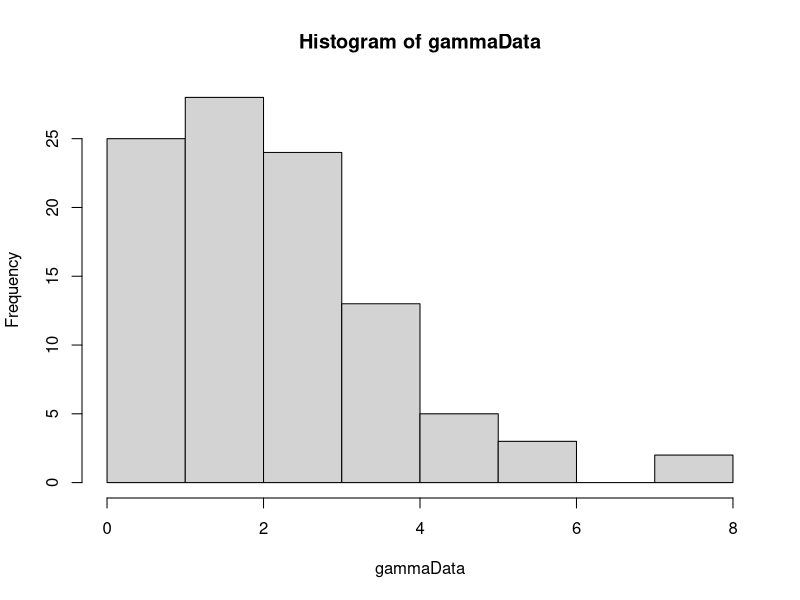
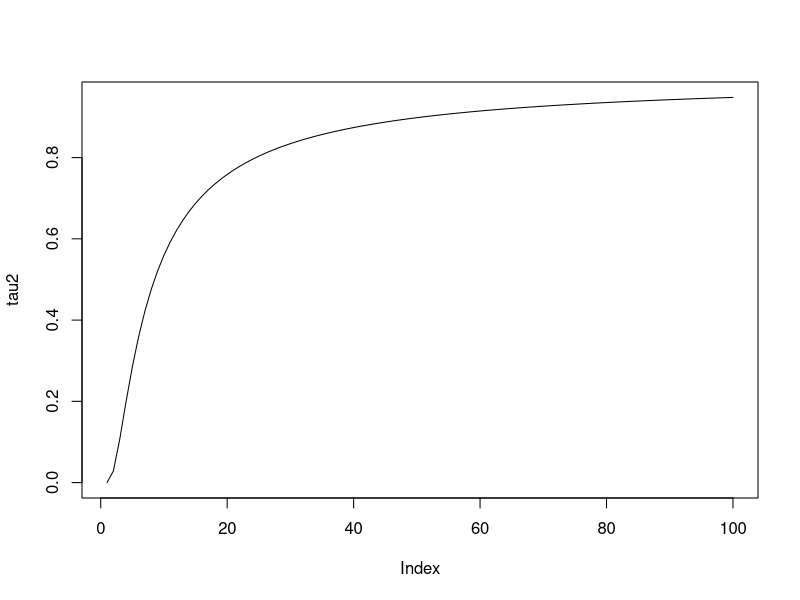
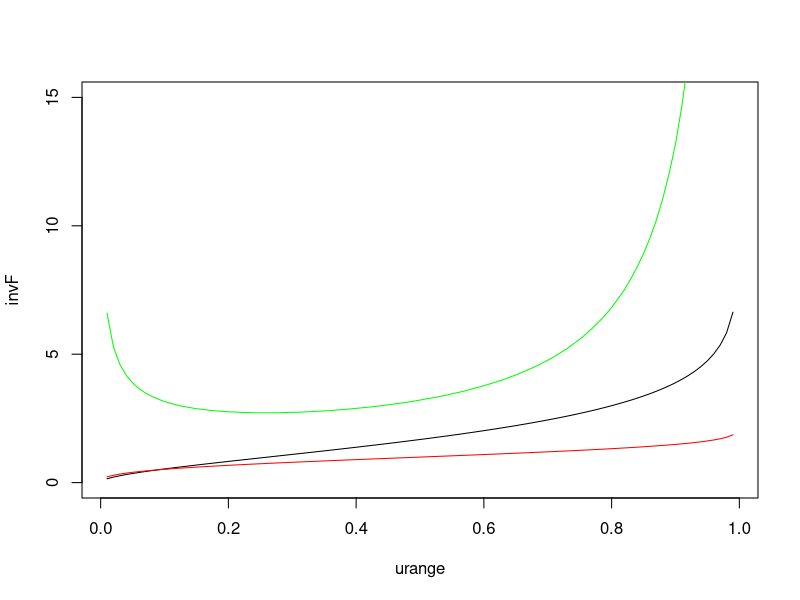
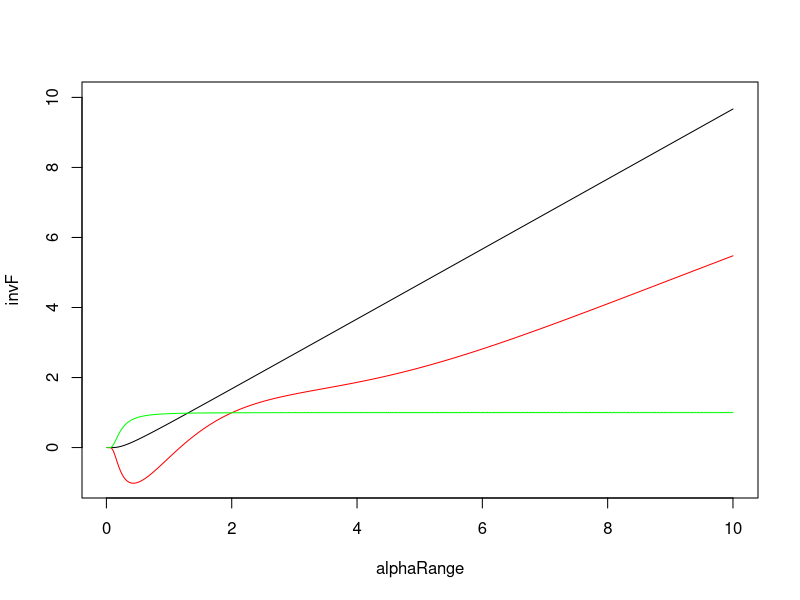

The R source for these figures, in order:
library(MCMCpack)

weightedUniform <- function(n) {
  # Generate sample of from a weighted uniform distribution
  # 
  # Args:
  #   n: number of points in sample
  #   
  # Returns:
  #   A vector sample
  uCurr = runif(n)
  uProp = runif(n)
  proportionalProp = proportionalDensity(uProp)
  proportionalCurr = proportionalDensity(uCurr)
  alphaVal = min(1, proportionalProp/proportionalCurr)
  print(alphaVal)
  u = runif(1)
  if (u <= alphaVal) {
    return(uProp)
  } else {
    return(uCurr)
  }
}

proportionalDensity <- function(u) {
  # Calculate proportional density for indepence sampling
  # 
  # Args:
  #   u: a vector from an uniform distribution
  #   
  # Returns:
  #   A scalar value
  gammaInv = rep(0, length(u))
  diffGammaInv = rep(0, length(u))
  for(i in 1:length(u)) {
    gammaInv[i] = invGammaCumulative(u[i], estAlpha)
    diffGammaInv[i] = diffInvGammaCumulative(u[i])
  }
  return(calcWeight(gammaInv, diffGammaInv))
}

calcWeight <- function(gammaInv, diffGammaInv) {
  # Calculate weigth for a gamma distribution
  #
  # Args:
  #   gammaInv: A list of values from the inverse cumulative gamma.
  #   diffGammaInv: A list of values from the derivative of the inverse cumulative gamma.
  #   
  # Returns:
  #   A scalar value
  weight = (1/length(gammaInv))*(sum(diffGammaInv/gammaInv)) - sum(diffGammaInv)/sum(gammaInv)
  return(weight)
}

invGammaCumulative <- function(u, alpha) {
  x = 0
  stepSize = 0.1
  tolerance = 0.00001
  direction = 1
  integralValue = 0
  
  while(abs(integralValue - u) > tolerance){
    x = x + direction*stepSize
    if(x<0) {
      x = 0
      direction = 1
    }
    
    if(method == "integrate") {
      integral = integrate(gammaDensity, 0, x)
      integralValue = integral$value  
    } else if(method == "pgamma") {
      integral = pgamma(x, shape=alpha, scale=1)
      integralValue = integral
    }
    
    
    # Going left and pass the point
    if ((u > integralValue) && (direction == -1)) {
      stepSize = stepSize/2
      direction = 1
    }
    
    # Going right and pass the point
    if ((u < integralValue) && (direction == 1)) {
      stepSize = stepSize/2
      direction = -1
    }
  }
  return(x)
}

diffInvGammaCumulative <- function(u) {
  # Derivative of gamma distribution with respect to u
  # 
  # Args:
  #   u: Scalar between 0 and 1
  #   
  # Returns:
  #   Scalar. Derivative at point u.
  if(u+hStep < 1) {
    firstPoint = invGammaCumulative(u, alpha)
    secondPoint = invGammaCumulative(u+hStep, alpha)
    return((secondPoint - firstPoint)/hStep)  
  } else {
    firstPoint = invGammaCumulative(u-hStep, alpha)
    secondPoint = invGammaCumulative(u, alpha)
    return((secondPoint - firstPoint)/hStep)  
  }
}

diffAlphaInvGammaCumulative <- function(u, alpha) {
  # Derivative of gamma distribution with respect to alpha.
  # 
  # Args:
  #   u: Scalar between 0 and 1.
  #   alpha: Scalar larger than 0.
  #   
  # Returns:
  #   Scalar value. Derivative at point alpha.
  firstPoint = invGammaCumulative(u,alpha)
  secondPoint = invGammaCumulative(u, alpha + alphaHStep)
  return((secondPoint - firstPoint)/alphaHStep)
}

calcDerivateFunction <- function(u, alphaValue) {
 largeFInv = invGammaCumulative(u, alphaValue)
 integralPart = integrate(integralFunction, 0, largeFInv)
 return((digamma(alphaValue)*u - integralPart$value)*gamma(alphaValue)/((largeFInv^(alphaValue - 1))*exp(-largeFInv)))
}

integralFunction <- function(y) {
  return(log(y)*(y^(alphaValue - 1))*exp(-y)/gamma(alphaValue))
}

gammaDensity <- function(x) {
  return(dgamma(x, alpha,1))  
}

findAlpha <- function(s2, u) {
  alphaValue = 0.1
  stepSize = 10
  direction = 1
  tolerance = 0.0001
  tau2Value = 0
  
  while(abs(s2 - tau2Value) > tolerance) {
    alphaValue = alphaValue + direction*stepSize
    if(alphaValue<=0) {
      alphaValue = 0.1
      direction = 1
    }
    
    tau2Value = calcValueTau2(u, alphaValue)
    
    if ((s2 > tau2Value) && (direction == -1)) {
      stepSize = stepSize/2
      direction = 1
    }
    
    if ((s2 < tau2Value) && (direction == 1)) {
      stepSize = stepSize/2
      direction = -1
    }
    
  }
  return(alphaValue)
}

findBeta <- function(s1, u, alphaValue) {
  largeFInv = rep(0, length(u))
  for(i in 1:length(u)) {
    largeFInv[i] = invGammaCumulative(u[i], alphaValue)
  }
  return(s1*length(u)/(sum(largeFInv)))
}

calcValueTau2 <- function(u, alphaValue) {
  largeFInv = rep(0, length(u))
  for(i in 1:length(u)) {
    largeFInv[i] = invGammaCumulative(u[i], alphaValue)
  }
  return(length(u)*((prod(largeFInv))^(1/length(u)))/sum(largeFInv))
}

calcValueTau2Method2 <- function(x) {
  return(length(x)*((prod(x))^(1/length(x)))/sum(x))
}

alpha = 2
beta = 1
hStep = 0.01
alphaHStep = 0.01
method = "pgamma"
NUM_SAMPLES = 1000
NUM_POINTS = 100

# Generate data
gammaData = rgamma(NUM_POINTS, shape=alpha, scale = beta)
hist(gammaData)
# Calculation of statistics
s1 = sum(gammaData)/NUM_POINTS
s2 = NUM_POINTS*((prod(gammaData))^(1/NUM_POINTS))/sum(gammaData)

# Plot of tau 2 with respect to alpha
alpharange = seq(0.1 , 10, by = 0.1)
tau2 = rep(0, length(alpharange))
u = runif(NUM_POINTS)
for(i in 1:length(alpharange)) {
  tau2[i]= calcValueTau2(u, alpharange[i])
}
plot(tau2, type="l")

# Plot of derivatve of inverse cumulative distribution and the cumulative function
alphaValue = alpha
urange = seq(0.01, 0.99, by=0.01)
diff1 = rep(0, length(urange))
diff2 = rep(0, length(urange))
invF = rep(0, length(urange))
for(i in 1:length(urange)) {
  invF[i] = invGammaCumulative(urange[i], alpha)
  diff1[i] = calcDerivateFunction(urange[i], alphaValue)
  diff2[i] = diffInvGammaCumulative(urange[i])
}
plot(urange, invF, type="l", ylim=c(0, 15))
lines(urange, diff1, col="red")
lines(urange, diff2, col="green")

# Plot of derivative of inverse cumulative distribution with respect to alpha and the cumulative function.
alphaRange = seq(0.01, 10, by = 0.01)
diff1 = rep(0, length(alphaRange))
diff2 = rep(0, length(alphaRange))
invF = rep(0, length(alphaRange))
uValue = 0.5
for(i in 1:length(alphaRange)) {
  invF[i] = invGammaCumulative(uValue, alphaRange[i])
  diff1[i] = calcDerivateFunction(uValue, alphaRange[i])
  diff2[i] = diffAlphaInvGammaCumulative(uValue, alphaRange[i])
}
plot(alphaRange, invF, type="l", ylim=c(-1, 10))
lines(alphaRange, diff1, col="red")
lines(alphaRange, diff2, col="green")


# Generation of new sample
u = runif(NUM_POINTS)
estAlpha = findAlpha(s2, u)
estBeta = findBeta(s1, u, estAlpha)
